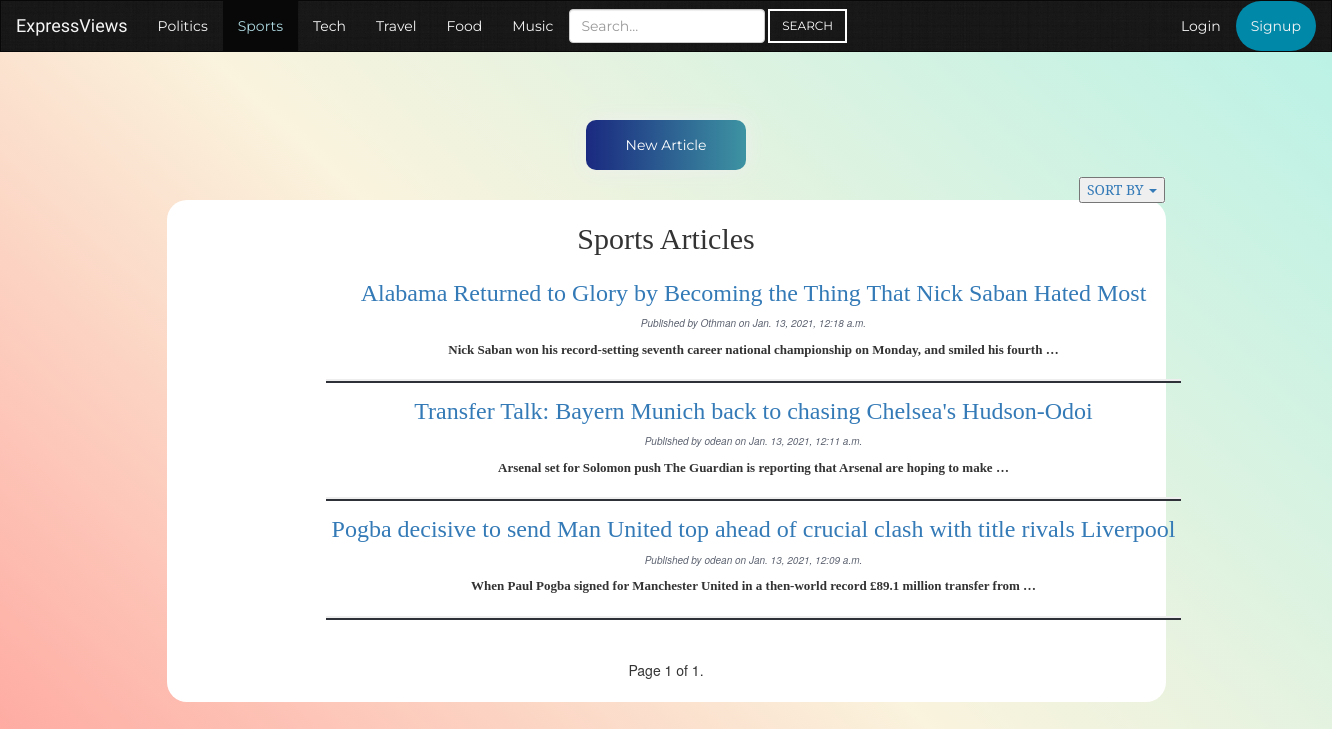
The page /home/mysite/sports/page/ on the database its author committed.
### mysite/models.py (models this page shows, shortened)
class Article (models.Model):
    body = models.TextField()
    title = models.CharField(max_length=200)
    author = models.ForeignKey(User, on_delete=models.CASCADE, related_name='posts')
    slug = models.SlugField(max_length=200)
    publish = models.DateTimeField(default=timezone.now)
    created = models.DateTimeField(auto_now_add=True)
    updated = models.DateTimeField(auto_now=True)
    likes = models.ManyToManyField(User, related_name='article_likes')
    dislikes = models.ManyToManyField(User, related_name='article_dislikes')
    TOPIC_CHOICES = (
        ("Politics", "Politics"),
        ("Sports", "Sports"),
        ("Tech", "Tech"),
        ("Travel", "Travel"),
        ("Food", "Food"),
        ("Music", "Music"),
    )
    topic = models.CharField(max_length=350, choices=TOPIC_CHOICES, default='...')
    class Meta:
        ordering = ('-publish',)
    def get_absolute_url(self):
        return reverse('mysite:Politics_detail', args=[self.slug])

### mysite/views.py (the view)
# urls.py: path('sports/page/', views.SportsIndex.as_view(), name='Sports_index'),
class SportsIndex(ListView):
    queryset = Article.objects.filter(topic='Sports')
    context_object_name = 'articles_list'
    paginate_by = 4
    template_name = 'mysite/article/list_sports.html'

### mysite/templates/mysite/article/list_sports.html
{% extends "mysite/sports.html" %}
{% block article_content %}
    <h2 class="text-center">Sports Articles</h2>
    <br>
    {% for article in articles_list %}
        <div class="container">
            <h3 class="list_titles"><a href="{{ article.get_absolute_url }}">{{ article.title }}</a></h3>
            <p class="date_published">Published by {{ article.author }} on {{ article.publish }}</p>
            <div class="body-preview">
            {{ article.body|truncatewords:15|linebreaks }}
            </div>
            <hr class="horizontal-line">
        </div>
    {% endfor %}
    {% include "pagination.html" with page=page_obj%}
{% endblock %}

### mysite/static/mysite/style.css (style rules this page uses)
body { background-size: cover; background-repeat: no-repeat; background-attachment: fixed; background-color: #ffa69e; background-image: linear-gradient(43deg, #ffa69e 0%, #faf3dd 46%, #b8f2e6 100%); }
.horizontal-line { height:2px; width:75%; border-width:2px; color:#2e3138; background-color: #2e3138; }
.date_published { color: #5c6270; font-size: 10px; font-style: italic; }
.body-preview { font-weight: bold; font-family: "Times New Roman", "sans-serif"; margin-left: 50px; margin-right: 50px; font-size: 13px; }
.list_titles { margin-left: 120px; margin-right: 120px; margin-top: -5px; font-family: 'Lora', serif; }
.text-center { font-family: 'Lora', serif; }

### rows shown on the page
Article: title "Alabama Returned to Glory by Becoming the Thing That Nick Saban Hated Most", author "Othman", publish "Jan. 13, 2021, 12:18 a.m.", body "Nick Saban won his record-setting seventh career national championship on Monday, and smiled his fourth …"
Article: title "Transfer Talk: Bayern Munich back to chasing Chelsea's Hudson-Odoi", author "odean", publish "Jan. 13, 2021, 12:11 a.m.", body "Arsenal set for Solomon push The Guardian is reporting that Arsenal are hoping to make …"
Article: title "Pogba decisive to send Man United top ahead of crucial clash with title rivals Liverpool", author "odean", publish "Jan. 13, 2021, 12:09 a.m.", body "When Paul Pogba signed for Manchester United in a then-world record £89.1 million transfer from …"

### other values the page prints
{{ page.number }} "1"
{{ page.paginator.num_pages }} "1"
